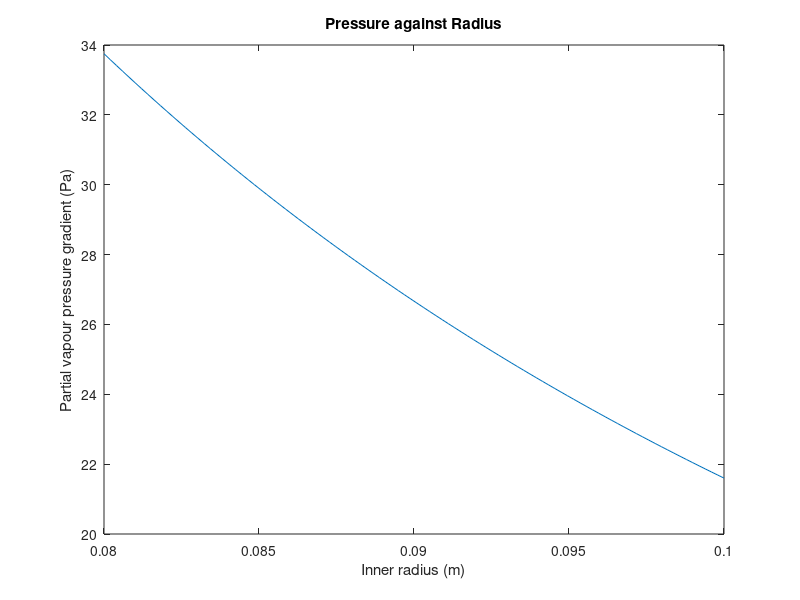
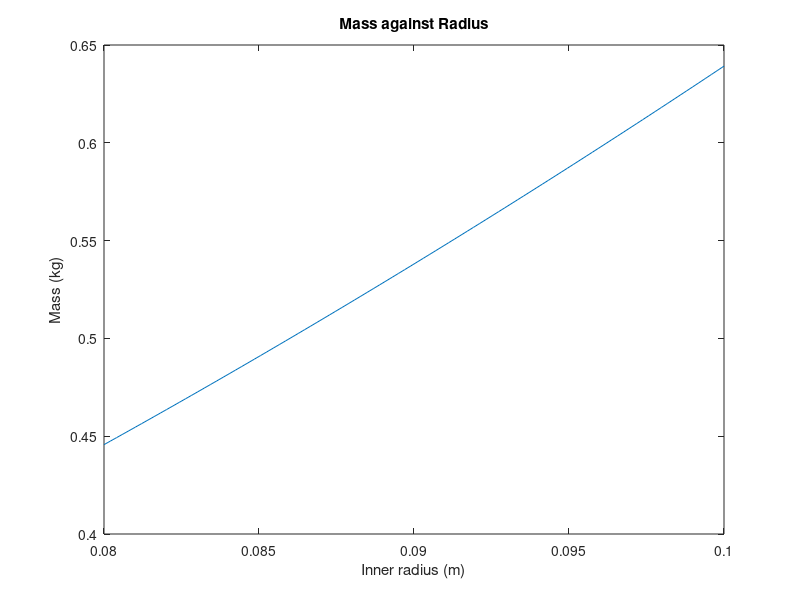

MATLAB code for these plots, in order: (Note: this script raises an error after producing the figures.)
tic
clc
clear

%% Exploration of the problem space %%

% Relationship between partial vapour pressure and inner radius
M = [];
R = linspace(0.08,0.1);

Re = 1200;      %Reynold's number
nu = 0.001;     %Kinematic viscosity of air
dens_a = 1.2;   %Density of air

M = 0.5*dens_a*((Re*nu)./(2*R)).^2;

figure('Name','Pressure vs Radius','NumberTitle','off')
plot(R,M)
xlabel('Inner radius (m)')
ylabel('Partial vapour pressure gradient (Pa)')
title('Pressure against Radius')


%Relationship between helmet mass and inner radius
M = [];
R = linspace(0.08,0.1);

dens_h = 175;   %Average density across material layers.
th = 0.04;      %Upper bound of thickness

M = dens_h*(2*pi/3)*((R+th).^3 - R.^3);

figure('Name','Mass vs Radius','NumberTitle','off')
plot(R,M)
xlabel('Inner radius (m)')
ylabel('Mass (kg)')
title('Mass against Radius')


%% Single-objective optimisation of heat transfer

% Setting up the variables:
% x(1) is inner radius
% x(2) is helmet velocity
% x(3) is temperature gradient
% x(4) is material thermal conductivity
% x(5) is material thickness

x0 = [0.085,1,10,0.1,0.035];    %initial values
lb=[0.08,0,10,0.12,0.02];       %lower bounds
ub=[0.1,7.5,17,0.44,0.04];      %upper bounds
A =[]; b=[]; Aeq=[]; beq=[];


%% Algorithm 1: Interior-Point
%tic
options1 = optimoptions('fmincon','Algorithm','interior-point','plotfcn','optimplotfval');
[x,fval,ef,output,lambda]=fmincon(@objective,x0,A,b,Aeq,beq,lb,ub,@constraint,options1);
%toc

%Optimum values of each variable:
disp(table(x(1),x(2),x(3),x(4),x(5),'VariableNames',{'Ri', 'v', 'dT', 'k', 'th'}))

%Maximum heat transfer using these new variable values:
disp(['Final Objective Interior-Point: ' num2str(objective(x))])


%% Algorithm 2: SQP
%tic
options2 = optimoptions('fmincon','Algorithm','sqp','plotfcn','optimplotfval');
[x,fval,ef,output,lambda]=fmincon(@objective,x0,A,b,Aeq,beq,lb,ub,@constraint,options2);
%toc

%Optimum values of each variable:
disp(table(x(1),x(2),x(3),x(4),x(5),'VariableNames',{'Ri', 'v', 'dT', 'k', 'th'}))

%Maximum heat transfer using these new variable values:
disp(['Final Objective SQP: ' num2str(objective(x))])


%% Algorithm 3: Active-Set
%tic
options3 = optimoptions('fmincon','Algorithm','active-set','plotfcn','optimplotfval');
[x,fval,ef,output,lambda]=fmincon(@objective,x0,A,b,Aeq,beq,lb,ub,@constraint,options3);
%toc

%Optimum values of each variable:
disp(table(x(1),x(2),x(3),x(4),x(5),'VariableNames',{'Ri', 'v', 'dT', 'k', 'th'}))

%Maximum heat transfer using these new variable values:
disp(['Final Objective Active-Set: ' num2str(objective(x))])


%% Algorithm 4: Global Search
rng default

%tic
problem = createOptimProblem('fmincon','x0',x0,'objective',@objective,'nonlcon',@constraint,'lb',lb,'ub',ub);
x = run(GlobalSearch,problem);
%toc

%Optimum values of each variable:
disp(table(x(1),x(2),x(3),x(4),x(5),'VariableNames',{'Ri', 'v', 'dT', 'k', 'th'}))

%Maximum heat transfer using these variable values:
disp(['Final Objective Global Search: ' num2str(objective(x))])

toc


%% Objective Function & Non-linear Constraints

function f=objective(x)

Re = 2100;      %Reynold's number
nu = 0.001;     %kinematic viscosity of air
dens_a = 1.2;   %density of air

vel_a = (Re*nu)/(2*x(1));       %air velocity
delP = 0.5*dens_a*(vel_a)^2;    %pressure gradient

%Heat transfer through convection:
q_cv = ((2*pi*(x(1))^2)*(10.45-(x(2)^2)+10*(x(2)^0.5))*x(3));

%Heat transfer through evaporation:
q_ev = ((2*pi*(x(1))^2)*16.5*(10.45-(x(2)^2)+10*(x(2)^0.5))*delP);

%Heat transfer through conduction:
q_cd = ((x(4)*(2*pi*(x(1))^2)*x(3))/x(5));

%Maximise total heat transfer (negative null):
f = -(q_cv + q_ev + q_cd);

end

function [c, ceq] = constraint(x)

Re = 2100;
nu = 0.001;
dens_a = 1.2;

ceq = [];
c = x(2)-(Re*nu)/(2*x(1))-3;

end
